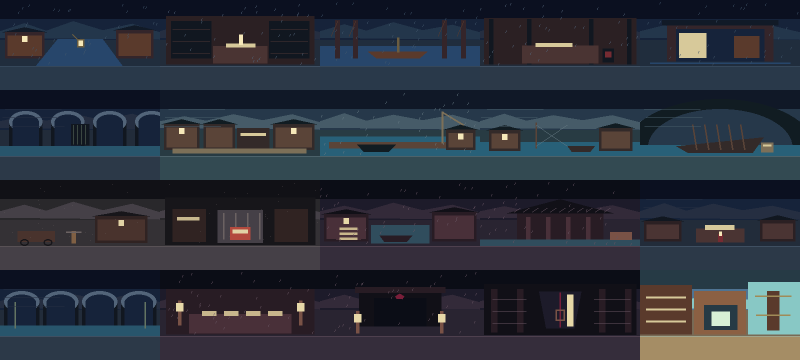
#> input picture assets/art/scene-backdrop-suite/scene-backdrop-atlas.png, 1600 x 720 px (shown at 1/2 size)
$ python -i build_scene_backdrop_suite.py   (imports and definitions only)
#> lines starting #> are read from the running program, lines starting #| are printed output that depends on the picture
#!/usr/bin/env python3
"""Build the original deterministic Campaign scene-backdrop pixel suite."""

from __future__ import annotations

import argparse
import hashlib
import io
import json
import sys
from pathlib import Path

from PIL import Image, ImageDraw, ImageFont


ROOT = Path(__file__).resolve().parent
REPO = ROOT.parents[2]
SOURCE_PATH = ROOT / "scene-backdrop-suite.source.json"
BUILDER_PATH = Path(__file__).resolve()
ATLAS_PATH = ROOT / "scene-backdrop-atlas.png"
CONTACT_PATH = ROOT / "scene-backdrop-contact-sheet.png"
MANIFEST_PATH = ROOT / "manifest.json"
README_PATH = ROOT / "README.md"
RUNTIME_PATH = REPO / "game" / "assets" / "art" / "scene-backdrop-suite" / ATLAS_PATH.name
FRAME_W, FRAME_H, COLUMNS, ROWS = 320, 180, 5, 4


def sha256(data: bytes) -> str:
    return hashlib.sha256(data).hexdigest()


def rgba(value: str) -> tuple[int, int, int, int]:
    value = value.removeprefix("#")
    return tuple(int(value[index:index + 2], 16) for index in (0, 2, 4)) + (255,)


# [203 lines left out: functions png_bytes, stable_points, load_source, draw_weather, draw_arch, draw_roof and 3 more, not called in this run]


def build_outputs(source: dict) -> dict[Path, bytes]:
    atlas = Image.new("RGBA", (FRAME_W * COLUMNS, FRAME_H * ROWS), (0, 0, 0, 255))
    frames = []
    frame_images = []
    hashes = set()
    for index, record in enumerate(source["backdrops"]):
        frame = draw_frame(record, source["paletteFamilies"][record["paletteFamily"]], index)
        raw_hash = sha256(frame.tobytes())
        if raw_hash in hashes:
            raise ValueError(f"Duplicate scene backdrop: {record['id']}")
        hashes.add(raw_hash)
        x, y = index % COLUMNS * FRAME_W, index // COLUMNS * FRAME_H
        atlas.alpha_composite(frame, (x, y))
        frame_images.append(frame)
        frames.append({
            "id": record["id"], "index": index, "rect": [x, y, FRAME_W, FRAME_H],
            "paletteFamily": record["paletteFamily"], "beatIds": record["beatIds"],
            "victimFixtureCount": record.get("victimFixtureCount", 0),
            "rgbaSha256": raw_hash, "opaqueBounds": [0, 0, FRAME_W, FRAME_H],
            "colorCount": len(set(frame.getdata())),
        })
    atlas_data = png_bytes(atlas)

    contact = Image.new("RGBA", (800, 440), rgba("#111827"))
    contact_draw = ImageDraw.Draw(contact)
    font = ImageFont.load_default()
    for index, (record, frame) in enumerate(zip(source["backdrops"], frame_images)):
        x, y = index % COLUMNS * 160, index // COLUMNS * 110
        contact.alpha_composite(frame.resize((160, 90), Image.Resampling.NEAREST), (x, y))
        contact_draw.rectangle((x, y + 90, x + 159, y + 109), fill=rgba("#111827"))
        contact_draw.text((x + 3, y + 95), record["id"], font=font, fill=rgba("#F6E8B9"))
    contact_data = png_bytes(contact)
    manifest = {
        "schemaVersion": 1,
        "assetId": source["assetId"],
        "status": "production-foundation-review",
        "authorship": source["authorship"],
        "sourceSha256": sha256(SOURCE_PATH.read_bytes()),
        "builderSha256": sha256(BUILDER_PATH.read_bytes()),
        "geometry": source["geometry"],
        "coverage": {"backdropCount": 20, "mappedBeatCount": 60, "unmappedBeatIds": [], "duplicateBeatAssignments": [], "distinctFrameHashes": len(hashes)},
        "frames": frames,
        "exports": [
            {"file": ATLAS_PATH.name, "purpose": "opaque-runtime-atlas", "width": atlas.width, "height": atlas.height, "mode": atlas.mode, "sha256": sha256(atlas_data)},
            {"file": CONTACT_PATH.name, "purpose": "half-scale-labeled-review-only", "width": contact.width, "height": contact.height, "mode": contact.mode, "sha256": sha256(contact_data)},
        ],
        "twoIndependentRendersByteIdentical": True,
        "runtimeProductionByteIdentical": True,
        "externalCulturalReview": "pending",
        "artLock": False,
        "renderPolicy": source["renderPolicy"],
        "restrictions": source["restrictions"],
    }
    manifest_data = (json.dumps(manifest, indent=2, ensure_ascii=False) + "\n").encode("utf-8")
    return {ATLAS_PATH: atlas_data, CONTACT_PATH: contact_data, MANIFEST_PATH: manifest_data, README_PATH: readme_bytes(), RUNTIME_PATH: atlas_data}


# [21 lines left out: function main, not called in this run]


# [2 lines not run here, left out]

>>> import cv2
>>> picture = cv2.imread('scene-backdrop-atlas.png', cv2.IMREAD_GRAYSCALE)
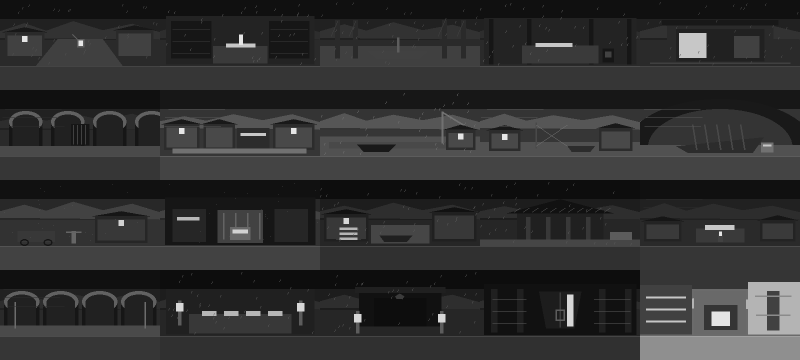
#> picture: shape (720, 1600) (shown at 1/2 size); min 13, max 230, mean 48
>>> result = build_outputs(picture)
#> after the loop in build_outputs, `for index, record in enumerate(source["backdrops"]):`: frame_images = []; hashes = 0 items
#> (the run stopped early here; a loop or call above may not have finished)
